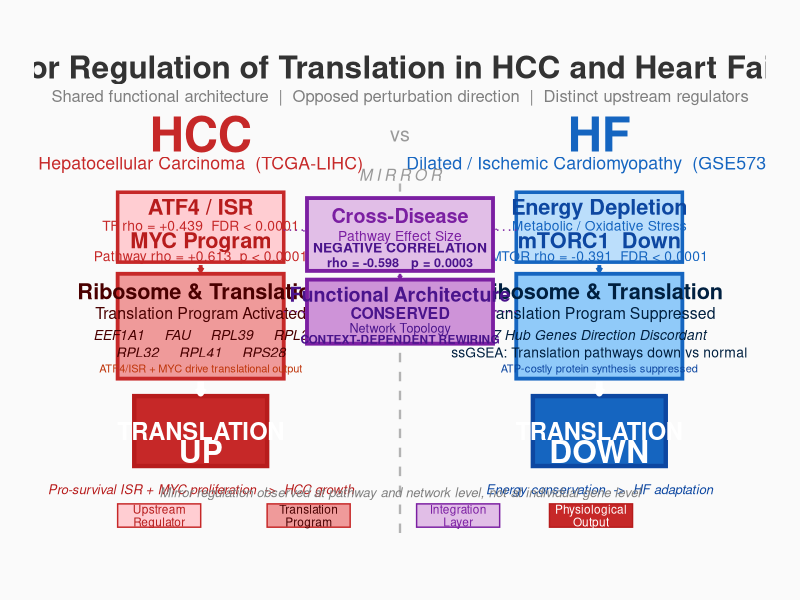

Recreate this plot in R.
library(ggplot2)

PROJ_DIR <- "D:/R_projects/revision_analysis"

h_red   <- "#C62828"
h_light <- "#FFCDD2"
h_mid   <- "#EF9A9A"
h_dark  <- "#B71C1C"
b_blue  <- "#1565C0"
b_light <- "#BBDEFB"
b_mid   <- "#90CAF9"
b_dark  <- "#0D47A1"
m_purp  <- "#7B1FA2"
m_light <- "#E1BEE7"

p <- ggplot()

p <- p + annotate("text", x=0, y=17.5, label="Mirror Regulation of Translation in HCC and Heart Failure", fontface="bold", size=8, color="grey20")
p <- p + annotate("text", x=0, y=16.5, label="Shared functional architecture  |  Opposed perturbation direction  |  Distinct upstream regulators", size=4.2, color="grey50")

# ===== DISEASE HEADERS =====
p <- p + annotate("text", x=-6, y=15.2, label="HCC", fontface="bold", size=12, color=h_red)
p <- p + annotate("text", x=6, y=15.2, label="HF", fontface="bold", size=12, color=b_blue)
p <- p + annotate("text", x=0, y=15.2, label="vs", size=5, color="grey60")
p <- p + annotate("text", x=-6, y=14.2, label="Hepatocellular Carcinoma  (TCGA-LIHC)", size=4.5, color=h_red)
p <- p + annotate("text", x=6, y=14.2, label="Dilated / Ischemic Cardiomyopathy  (GSE57338)", size=4.5, color=b_blue)

# Divider
p <- p + annotate("segment", x=0, xend=0, y=1.5, yend=13.5, linetype="dashed", color="grey70", linewidth=0.8)
p <- p + annotate("text", x=0, y=13.8, label="M I R R O R", size=4, color="grey60", fontface="italic")

# ==========================================
# HCC LEFT SIDE (3 boxes, well-spaced)
# ==========================================

# 1. UPSTREAM (y: 11.0-13.0)
p <- p + annotate("rect", xmin=-8.5, xmax=-3.5, ymin=10.8, ymax=13.2, fill=h_light, color=h_red, linewidth=1.2)
p <- p + annotate("text", x=-6, y=12.7, label="ATF4 / ISR", fontface="bold", size=5.5, color=h_dark)
p <- p + annotate("text", x=-6, y=12.05, label="TF rho = +0.439  FDR < 0.0001", size=3.5, color=h_red)
p <- p + annotate("text", x=-6, y=11.55, label="MYC Program", fontface="bold", size=5.5, color=h_dark)
p <- p + annotate("text", x=-6, y=11.0, label="Pathway rho = +0.613  p < 0.0001", size=3.5, color=h_red)

# 2. TRANSLATION (y: 7.0-10.2)
p <- p + annotate("rect", xmin=-8.5, xmax=-3.5, ymin=6.8, ymax=10.4, fill=h_mid, color=h_red, linewidth=1.3)
p <- p + annotate("text", x=-6, y=9.8, label="Ribosome & Translation", fontface="bold", size=5.5, color="#4A0000")
p <- p + annotate("text", x=-6, y=9.05, label="Translation Program Activated", size=4, color="#4A0000")
p <- p + annotate("text", x=-6, y=8.3, label="EEF1A1     FAU     RPL39     RPL3", size=3.5, color="#4A0000", fontface="italic")
p <- p + annotate("text", x=-6, y=7.7, label="RPL32     RPL41     RPS28", size=3.5, color="#4A0000", fontface="italic")
p <- p + annotate("text", x=-6, y=7.15, label="ATF4/ISR + MYC drive translational output", size=2.8, color="#BF360C")

# 3. OUTPUT (y: 4.0-6.0)
p <- p + annotate("rect", xmin=-8, xmax=-4, ymin=3.8, ymax=6.2, fill=h_red, color=h_dark, linewidth=1.5)
p <- p + annotate("text", x=-6, y=5.0, label="TRANSLATION", fontface="bold", size=6, color="white")
p <- p + annotate("text", x=-6, y=4.3, label="UP", fontface="bold", size=8, color="white")

p <- p + annotate("text", x=-6, y=3.0, label="Pro-survival ISR + MYC proliferation  ->  HCC growth", size=3.3, color=h_dark, fontface="italic")

# ==========================================
# HF RIGHT SIDE (3 boxes, mirror)
# ==========================================

# 1. UPSTREAM (y: 11.0-13.0)
p <- p + annotate("rect", xmin=3.5, xmax=8.5, ymin=10.8, ymax=13.2, fill=b_light, color=b_blue, linewidth=1.2)
p <- p + annotate("text", x=6, y=12.7, label="Energy Depletion", fontface="bold", size=5.5, color=b_dark)
p <- p + annotate("text", x=6, y=12.05, label="Metabolic / Oxidative Stress", size=3.5, color=b_blue)
p <- p + annotate("text", x=6, y=11.55, label="mTORC1  Down", fontface="bold", size=5.5, color=b_dark)
p <- p + annotate("text", x=6, y=11.0, label="MTOR rho = -0.391  FDR < 0.0001", size=3.5, color=b_blue)

# 2. TRANSLATION (y: 7.0-10.2)
p <- p + annotate("rect", xmin=3.5, xmax=8.5, ymin=6.8, ymax=10.4, fill=b_mid, color=b_blue, linewidth=1.3)
p <- p + annotate("text", x=6, y=9.8, label="Ribosome & Translation", fontface="bold", size=5.5, color="#002040")
p <- p + annotate("text", x=6, y=9.05, label="Translation Program Suppressed", size=4, color="#002040")
p <- p + annotate("text", x=6, y=8.3, label="7 Hub Genes Direction Discordant", size=3.5, color="#002040", fontface="italic")
p <- p + annotate("text", x=6, y=7.7, label="ssGSEA: Translation pathways down vs normal", size=3.5, color="#002040")
p <- p + annotate("text", x=6, y=7.15, label="ATP-costly protein synthesis suppressed", size=2.8, color=b_dark)

# 3. OUTPUT (y: 4.0-6.0)
p <- p + annotate("rect", xmin=4, xmax=8, ymin=3.8, ymax=6.2, fill=b_blue, color=b_dark, linewidth=1.5)
p <- p + annotate("text", x=6, y=5.0, label="TRANSLATION", fontface="bold", size=6, color="white")
p <- p + annotate("text", x=6, y=4.3, label="DOWN", fontface="bold", size=8, color="white")

p <- p + annotate("text", x=6, y=3.0, label="Energy conservation  ->  HF adaptation", size=3.3, color=b_dark, fontface="italic")

# ==========================================
# MIDDLE INTEGRATION (2 panels, centered)
# ==========================================

p <- p + annotate("rect", xmin=-2.8, xmax=2.8, ymin=10.5, ymax=13.0, fill=m_light, color=m_purp, linewidth=1.3)
p <- p + annotate("text", x=0, y=12.4, label="Cross-Disease", fontface="bold", size=5, color=m_purp)
p <- p + annotate("text", x=0, y=11.7, label="Pathway Effect Size", size=3.5, color=m_purp)
p <- p + annotate("text", x=0, y=11.3, label="NEGATIVE CORRELATION", fontface="bold", size=3.5, color="#4A148C")
p <- p + annotate("text", x=0, y=10.8, label="rho = -0.598   p = 0.0003", fontface="bold", size=3.2, color="#4A148C")

p <- p + annotate("rect", xmin=-2.8, xmax=2.8, ymin=8.0, ymax=10.2, fill="#CE93D8", color=m_purp, linewidth=1.3)
p <- p + annotate("text", x=0, y=9.7, label="Functional Architecture", fontface="bold", size=5, color="#4A148C")
p <- p + annotate("text", x=0, y=9.05, label="CONSERVED", fontface="bold", size=4, color="#4A148C")
p <- p + annotate("text", x=0, y=8.55, label="Network Topology", size=3.2, color="#4A148C")
p <- p + annotate("text", x=0, y=8.15, label="CONTEXT-DEPENDENT REWIRING", fontface="bold", size=3, color="#4A148C")

# ==========================================
# ARROWS
# ==========================================

# HCC vertical arrows
p <- p + annotate("segment", x=-6, xend=-6, y=10.7, yend=10.5, arrow=arrow(length=unit(0.1,"cm")), color=h_red, linewidth=1.3)
p <- p + annotate("segment", x=-6, xend=-6, y=6.7, yend=6.3, arrow=arrow(length=unit(0.15,"cm")), color="white", linewidth=2.2)

# HF vertical arrows
p <- p + annotate("segment", x=6, xend=6, y=10.7, yend=10.5, arrow=arrow(length=unit(0.1,"cm")), color=b_blue, linewidth=1.3)
p <- p + annotate("segment", x=6, xend=6, y=6.7, yend=6.3, arrow=arrow(length=unit(0.15,"cm")), color="white", linewidth=2.2)

# Lateral connections to middle
p <- p + annotate("segment", x=-3.5, xend=-2.85, y=11.9, yend=11.9, arrow=arrow(length=unit(0.06,"cm")), color=m_purp, linewidth=0.5, linetype="dotted")
p <- p + annotate("segment", x=3.5, xend=2.85, y=11.9, yend=11.9, arrow=arrow(length=unit(0.06,"cm")), color=m_purp, linewidth=0.5, linetype="dotted")
p <- p + annotate("segment", x=-3.5, xend=-2.85, y=9.1, yend=9.1, arrow=arrow(length=unit(0.06,"cm")), color=m_purp, linewidth=0.5, linetype="dotted")
p <- p + annotate("segment", x=3.5, xend=2.85, y=9.1, yend=9.1, arrow=arrow(length=unit(0.06,"cm")), color=m_purp, linewidth=0.5, linetype="dotted")

# Middle cascade
p <- p + annotate("segment", x=0, xend=0, y=10.4, yend=10.25, arrow=arrow(length=unit(0.08,"cm")), color=m_purp, linewidth=0.9)

# ==========================================
# BOTTOM ANNOTATION
# ==========================================

p <- p + annotate("text", x=0, y=2.9, label="Mirror regulation observed at pathway and network level, not at individual gene level",
                  size=3.3, color="grey50", fontface="italic")

# ==========================================
# LEGEND
# ==========================================

p <- p + annotate("rect", xmin=-8.5, xmax=-6, ymin=1.7, ymax=2.5, fill=h_light, color=h_red, linewidth=0.5)
p <- p + annotate("text", x=-7.25, y=2.1, label="Upstream\nRegulator", size=3, lineheight=0.9, color=h_dark)

p <- p + annotate("rect", xmin=-4, xmax=-1.5, ymin=1.7, ymax=2.5, fill=h_mid, color=h_red, linewidth=0.5)
p <- p + annotate("text", x=-2.75, y=2.1, label="Translation\nProgram", size=3, lineheight=0.9, color="#4A0000")

p <- p + annotate("rect", xmin=0.5, xmax=3, ymin=1.7, ymax=2.5, fill=m_light, color=m_purp, linewidth=0.5)
p <- p + annotate("text", x=1.75, y=2.1, label="Integration\nLayer", size=3, lineheight=0.9, color=m_purp)

p <- p + annotate("rect", xmin=4.5, xmax=7, ymin=1.7, ymax=2.5, fill=h_red, color=h_dark, linewidth=0.5)
p <- p + annotate("text", x=5.75, y=2.1, label="Physiological\nOutput", size=3, lineheight=0.9, color="white")

# ==========================================
p <- p + coord_cartesian(xlim=c(-10,10), ylim=c(1, 18))
p <- p + theme_void()
p <- p + theme(plot.background=element_rect(fill="#FAFAFA", color=NA), plot.margin=margin(20,25,20,25))

ggsave(file.path(PROJ_DIR, "figures", "Figure6_Mechanistic_Model.png"), p, width=22, height=16, dpi=300)
cat("Figure 6 v4 saved\n")
